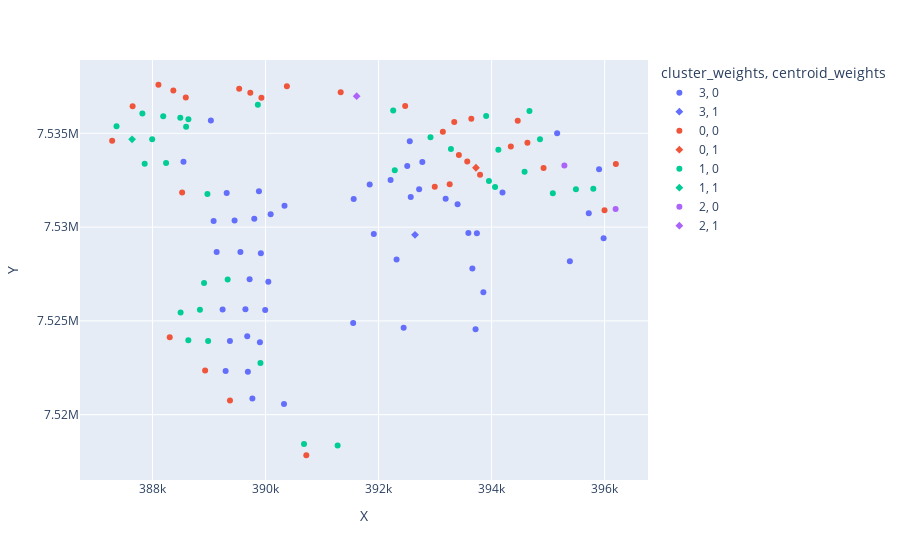

Notebook code cell kept with this figure:
### Code cell
fig = px.scatter(df_res_weights, x='X', y='Y', color='cluster_weights', hover_name='well', symbol='centroid_weights')
fig.show()
fig.write_html("output/weights_map.html")

### Figure 1 — Plotly figure (JSON) as saved in the notebook; plotly's stock layout.template omitted (floating-point values rounded to 4 significant figures)
{"data": [{"hovertemplate": "<b>%{hovertext}</b><br><br>cluster_weights=3<br>centroid_weights=0<br>X=%{x}<br>Y=%{y}<extra></extra>", "hovertext": ["3401G / HM_BHP_RMS", "3402G / HM_BHP_RMS", "3403G_2 / HM_BHP_RMS", "3404G / HM_BHP_RMS", "3405G / HM_BHP_RMS", "3406G / HM_BHP_RMS", "3408G / HM_BHP_RMS", "3409G_1 / HM_BHP_RMS", "3410G / HM_BHP_RMS", "4001G / HM_BHP_RMS", "4036G / HM_BHP_RMS", "4037G / HM_BHP_RMS", "4047G / HM_BHP_RMS", "4057G / HM_BHP_RMS", "4058G / HM_BHP_RMS", "4059G* / HM_BHP_RMS", "4066G / HM_BHP_RMS", "4067G / HM_BHP_RMS", "4068G / HM_BHP_RMS", "4077G / HM_BHP_RMS", "4078G / HM_BHP_RMS", "4085G / HM_BHP_RMS", "4086G / HM_BHP_RMS", "4087G / HM_BHP_RMS", "4095G / HM_BHP_RMS", "4096G / HM_BHP_RMS", "4097G / HM_BHP_RMS", "4098G / HM_BHP_RMS", "4099G / HM_BHP_RMS", "4107G_1 / HM_BHP_RMS", "4108G_1 / HM_BHP_RMS", "4117G / HM_BHP_RMS", "4138G / HM_BHP_RMS", "4500G / HM_BHP_RMS", "4505G_1 / HM_BHP_RMS", "4528G / HM_BHP_RMS", "4535G / HM_BHP_RMS", "4536G / HM_BHP_RMS", "4537G / HM_BHP_RMS", "4548G / HM_BHP_RMS", "4549G_1 / HM_BHP_RMS", "4557G_1 / HM_BHP_RMS", "4561G_1 / HM_BHP_RMS", "4562DG / HM_BHP_RMS", "4566G / HM_BHP_RMS", "4571G / HM_BHP_RMS", "4572G_1 / HM_BHP_RMS", "4574G_1 / HM_BHP_RMS", "4576G_1 / HM_BHP_RMS"], "legendgroup": "3, 0", "marker": {"color": "#636efa", "symbol": "circle"}, "mode": "markers", "name": "3, 0", "orientation": "v", "showlegend": true, "type": "scatter", "x": [393700.0, 391600.0, 393700.0, 392300.0, 391900.0, 391800.0, 391600.0, 393900.0, 392400.0, 389300.0, 389800.0, 390300.0, 389700.0, 389400.0, 389700.0, 389900.0, 389200.0, 389600.0, 390000.0, 389700.0, 390000.0, 389100.0, 389600.0, 389900.0, 389100.0, 389500.0, 389800.0, 390100.0, 390300.0, 389300.0, 389900.0, 388500.0, 389000.0, 392600.0, 392200.0, 392600.0, 392500.0, 392800.0, 392700.0, 393200.0, 393400.0, 394200.0, 393700.0, 393600.0, 395700.0, 395400.0, 395900.0, 396000.0, 395200.0], "xaxis": "x", "y": [7525000.0, 7525000.0, 7528000.0, 7528000.0, 7530000.0, 7532000.0, 7531000.0, 7527000.0, 7525000.0, 7522000.0, 7521000.0, 7521000.0, 7522000.0, 7524000.0, 7524000.0, 7524000.0, 7526000.0, 7526000.0, 7526000.0, 7527000.0, 7527000.0, 7529000.0, 7529000.0, 7529000.0, 7530000.0, 7530000.0, 7530000.0, 7531000.0, 7531000.0, 7532000.0, 7532000.0, 7533000.0, 7536000.0, 7532000.0, 7533000.0, 7535000.0, 7533000.0, 7533000.0, 7532000.0, 7532000.0, 7531000.0, 7532000.0, 7530000.0, 7530000.0, 7531000.0, 7528000.0, 7533000.0, 7529000.0, 7535000.0], "yaxis": "y"}, {"hovertemplate": "<b>%{hovertext}</b><br><br>cluster_weights=3<br>centroid_weights=1<br>X=%{x}<br>Y=%{y}<extra></extra>", "hovertext": ["3407G / HM_BHP_RMS"], "legendgroup": "3, 1", "marker": {"color": "#636efa", "symbol": "diamond"}, "mode": "markers", "name": "3, 1", "orientation": "v", "showlegend": true, "type": "scatter", "x": [392600.0], "xaxis": "x", "y": [7530000.0], "yaxis": "y"}, {"hovertemplate": "<b>%{hovertext}</b><br><br>cluster_weights=0<br>centroid_weights=0<br>X=%{x}<br>Y=%{y}<extra></extra>", "hovertext": ["4003G / HM_BHP_RMS", "4024G / HM_BHP_RMS", "4045G / HM_BHP_RMS", "4054G / HM_BHP_RMS", "4105G / HM_BHP_RMS", "4125G / HM_BHP_RMS", "4133G* / HM_BHP_RMS", "4143G_1 / HM_BHP_RMS", "4144G* / HM_BHP_RMS", "4145G / HM_BHP_RMS", "4501G / HM_BHP_RMS", "4502G / HM_BHP_RMS", "4506G / HM_BHP_RMS", "4508G / HM_BHP_RMS", "4516G / HM_BHP_RMS", "4520G / HM_BHP_RMS", "4531G / HM_BHP_RMS", "4532G / HM_BHP_RMS", "4533G / HM_BHP_RMS", "4538G / HM_BHP_RMS", "4539G / HM_BHP_RMS", "4541G / HM_BHP_RMS", "4543G / HM_BHP_RMS", "4545G / HM_BHP_RMS", "4551G_2 / HM_BHP_RMS", "4553G / HM_BHP_RMS", "4555G / HM_BHP_RMS", "4567G / HM_BHP_RMS", "4573G / HM_BHP_RMS", "4577G / HM_BHP_RMS"], "legendgroup": "0, 0", "marker": {"color": "#EF553B", "symbol": "circle"}, "mode": "markers", "name": "0, 0", "orientation": "v", "showlegend": true, "type": "scatter", "x": [389400.0, 390700.0, 388900.0, 388300.0, 388500.0, 387300.0, 387600.0, 388100.0, 388400.0, 388600.0, 389700.0, 389500.0, 389900.0, 390400.0, 391300.0, 392500.0, 393100.0, 393300.0, 393600.0, 393000.0, 393300.0, 393400.0, 393600.0, 393800.0, 394300.0, 394600.0, 394900.0, 396000.0, 396200.0, 394500.0], "xaxis": "x", "y": [7521000.0, 7518000.0, 7522000.0, 7524000.0, 7532000.0, 7535000.0, 7536000.0, 7538000.0, 7537000.0, 7537000.0, 7537000.0, 7537000.0, 7537000.0, 7538000.0, 7537000.0, 7536000.0, 7535000.0, 7536000.0, 7536000.0, 7532000.0, 7532000.0, 7534000.0, 7534000.0, 7533000.0, 7534000.0, 7534000.0, 7533000.0, 7531000.0, 7533000.0, 7536000.0], "yaxis": "y"}, {"hovertemplate": "<b>%{hovertext}</b><br><br>cluster_weights=0<br>centroid_weights=1<br>X=%{x}<br>Y=%{y}<extra></extra>", "hovertext": ["4544G / HM_BHP_RMS"], "legendgroup": "0, 1", "marker": {"color": "#EF553B", "symbol": "diamond"}, "mode": "markers", "name": "0, 1", "orientation": "v", "showlegend": true, "type": "scatter", "x": [393700.0], "xaxis": "x", "y": [7533000.0], "yaxis": "y"}, {"hovertemplate": "<b>%{hovertext}</b><br><br>cluster_weights=1<br>centroid_weights=0<br>X=%{x}<br>Y=%{y}<extra></extra>", "hovertext": ["4025G / HM_BHP_RMS", "4026G* / HM_BHP_RMS", "4055G_1 / HM_BHP_RMS", "4056G / HM_BHP_RMS", "4064G / HM_BHP_RMS", "4065G / HM_BHP_RMS", "4075G / HM_BHP_RMS", "4076G / HM_BHP_RMS", "4106G / HM_BHP_RMS", "4115G / HM_BHP_RMS", "4116G / HM_BHP_RMS", "4127G* / HM_BHP_RMS", "4130G* / HM_BHP_RMS", "4134G_1 / HM_BHP_RMS", "4135G_1 / HM_BHP_RMS", "4136D_G / HM_BHP_RMS", "4136G / HM_BHP_RMS", "4137G* / HM_BHP_RMS", "4507G / HM_BHP_RMS", "4519G / HM_BHP_RMS", "4529G / HM_BHP_RMS", "4530G / HM_BHP_RMS", "4534G / HM_BHP_RMS", "4540G / HM_BHP_RMS", "4546G / HM_BHP_RMS", "4547G / HM_BHP_RMS", "4550G / HM_BHP_RMS", "4554G / HM_BHP_RMS", "4558G_1 / HM_BHP_RMS", "4559G_2 / HM_BHP_RMS", "4560G / HM_BHP_RMS", "4575G_2 / HM_BHP_RMS", "4578G_1 / HM_BHP_RMS", "9186G / HM_BHP_RMS"], "legendgroup": "1, 0", "marker": {"color": "#00cc96", "symbol": "circle"}, "mode": "markers", "name": "1, 0", "orientation": "v", "showlegend": true, "type": "scatter", "x": [390700.0, 391300.0, 388600.0, 389000.0, 388500.0, 388800.0, 388900.0, 389300.0, 389000.0, 387900.0, 388200.0, 388000.0, 387400.0, 387800.0, 388200.0, 388600.0, 388500.0, 388600.0, 389900.0, 392300.0, 392300.0, 392900.0, 393900.0, 393300.0, 394000.0, 394100.0, 394100.0, 394600.0, 395100.0, 395500.0, 395800.0, 394900.0, 394700.0, 389900.0], "xaxis": "x", "y": [7518000.0, 7518000.0, 7524000.0, 7524000.0, 7525000.0, 7526000.0, 7527000.0, 7527000.0, 7532000.0, 7533000.0, 7533000.0, 7535000.0, 7535000.0, 7536000.0, 7536000.0, 7536000.0, 7536000.0, 7535000.0, 7537000.0, 7536000.0, 7533000.0, 7535000.0, 7536000.0, 7534000.0, 7532000.0, 7532000.0, 7534000.0, 7533000.0, 7532000.0, 7532000.0, 7532000.0, 7535000.0, 7536000.0, 7523000.0], "yaxis": "y"}, {"hovertemplate": "<b>%{hovertext}</b><br><br>cluster_weights=1<br>centroid_weights=1<br>X=%{x}<br>Y=%{y}<extra></extra>", "hovertext": ["4126G / HM_BHP_RMS"], "legendgroup": "1, 1", "marker": {"color": "#00cc96", "symbol": "diamond"}, "mode": "markers", "name": "1, 1", "orientation": "v", "showlegend": true, "type": "scatter", "x": [387600.0], "xaxis": "x", "y": [7535000.0], "yaxis": "y"}, {"hovertemplate": "<b>%{hovertext}</b><br><br>cluster_weights=2<br>centroid_weights=0<br>X=%{x}<br>Y=%{y}<extra></extra>", "hovertext": ["4556G / HM_BHP_RMS", "4568G / HM_BHP_RMS"], "legendgroup": "2, 0", "marker": {"color": "#ab63fa", "symbol": "circle"}, "mode": "markers", "name": "2, 0", "orientation": "v", "showlegend": true, "type": "scatter", "x": [395300.0, 396200.0], "xaxis": "x", "y": [7533000.0, 7531000.0], "yaxis": "y"}, {"hovertemplate": "<b>%{hovertext}</b><br><br>cluster_weights=2<br>centroid_weights=1<br>X=%{x}<br>Y=%{y}<extra></extra>", "hovertext": ["4517G / HM_BHP_RMS"], "legendgroup": "2, 1", "marker": {"color": "#ab63fa", "symbol": "diamond"}, "mode": "markers", "name": "2, 1", "orientation": "v", "showlegend": true, "type": "scatter", "x": [391600.0], "xaxis": "x", "y": [7537000.0], "yaxis": "y"}], "layout": {"legend": {"title": {"text": "cluster_weights, centroid_weights"}, "tracegroupgap": 0}, "margin": {"t": 60}, "xaxis": {"anchor": "y", "domain": [0, 1], "title": {"text": "X"}}, "yaxis": {"anchor": "x", "domain": [0, 1], "title": {"text": "Y"}}}}
